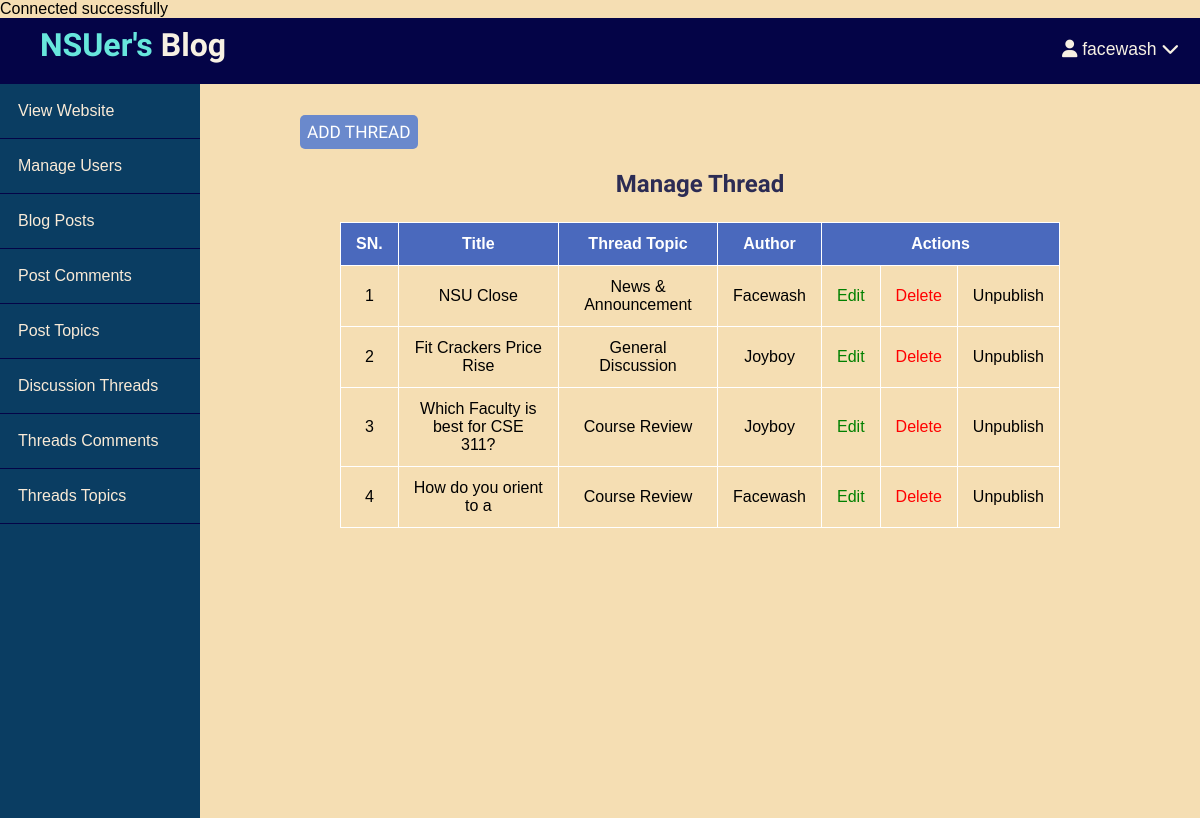
Page /Blog/admin/threads/index.php (signed in) on the committed database.
### tables this page shows
CREATE TABLE IF NOT EXISTS `threads` (
  `id` int(11) NOT NULL AUTO_INCREMENT,
  `user_id` int(11) NOT NULL,
  `thread_topic_id` int(11) NOT NULL,
  `title` varchar(255) NOT NULL,
  `body` text NOT NULL,
  `published` tinyint(4) NOT NULL,
  `created_at` datetime NOT NULL DEFAULT current_timestamp(),
  `update_at` datetime NOT NULL DEFAULT current_timestamp(),
  PRIMARY KEY (`id`),
  KEY `thread_topic_id` (`thread_topic_id`)
);

CREATE TABLE IF NOT EXISTS `thread_topics` (
  `id` int(11) NOT NULL AUTO_INCREMENT,
  `name` varchar(255) NOT NULL,
  `description` text NOT NULL,
  `created_at` datetime NOT NULL DEFAULT current_timestamp(),
  PRIMARY KEY (`id`)
);

CREATE TABLE IF NOT EXISTS `users` (
  `id` int(11) NOT NULL AUTO_INCREMENT,
  `admin` tinyint(4) NOT NULL,
  `username` varchar(255) NOT NULL,
  `email` varchar(255) NOT NULL,
  `password` varchar(255) NOT NULL,
  `first_name` varchar(50) NOT NULL,
  `last_name` varchar(50) NOT NULL,
  `profile_tagline` varchar(255) NOT NULL,
  `location` varchar(60) NOT NULL,
  `about_me` text NOT NULL,
  `fb_link` varchar(255) NOT NULL,
  `tw_link` varchar(255) NOT NULL,
  `lk_link` varchar(255) NOT NULL,
  `yt_link` varchar(255) NOT NULL,
  `created_at` datetime NOT NULL DEFAULT current_timestamp(),
  PRIMARY KEY (`id`),
  UNIQUE KEY `email` (`email`)
);

### Blog/app/database/db.php (called while the page is built, shortened)
<?php
require("connect.php");
function selectAll($table, $conditions = [])
{
    global $conn;
    $sql = "SELECT * FROM $table";
    if (empty($conditions)) {
        $statement = $conn->prepare($sql);
        $statement->execute();
        $records = $statement->get_result()->fetch_all(MYSQLI_ASSOC);
        return $records;
    }
}

### Blog/app/controllers/threads.php (called while the page is built, shortened)
<?php
include(ROOT_PATH . "/app/database/db.php");
$table = 'threads';
$thread_topics = selectAll('thread_topics');
$threads = selectAll($table);

### Blog/admin/threads/index.php (the view, shortened to what this page needs)
<?php
include(ROOT_PATH . '/app/controllers/threads.php');
$users = selectAll('users');
?>
<!DOCTYPE html>
<html lang="en">
<head>
    <link rel="stylesheet" href="../../assets/css/style.css">
    <link rel="stylesheet" href="../../assets/css/admin.css">
</head>
<body>
    <?php include(ROOT_PATH . "/app/includes/adminHeader.php"); ?>
    <div class="admin-wrapper">
        <?php include(ROOT_PATH . "/app/includes/adminSidebar.php"); ?>
        <div class="admin-content">
            <div class="bnt-group">
                <a href="create.php" class="btn btn-big">Add Thread</a>
            </div>
            <div class="content">
                <h2 class="page-title">Manage Thread</h2>
                <table>
                    <thead>
                        <th>SN.</th>
                        <th>Title</th>
                        <th>Thread Topic</th>
                        <th>Author</th>
                        <th colspan="3">Actions</th>
                    </thead>
                    <tbody>
                    <tbody>
                        <?php foreach ($threads as $key => $thread) : ?>
                            <tr>
                                <td>
                                    <?php echo $key + 1 ?>
                                </td>
                                <td>
                                    <?php echo $thread['title'] ?>
                                </td>
                                <?php foreach ($thread_topics as $key => $topic) :  ?>
                                    <?php if ($thread['thread_topic_id'] == $topic['id']) : ?>
                                        <td>
                                            <?php echo $topic['name'] ?>
                                        </td>
                                    <?php endif; ?>
                                <?php endforeach; ?>
                                <?php foreach ($users as $key => $user) :  ?>
                                    <?php if ($thread['user_id'] == $user['id']) : ?>
                                        <td>
                                            <?php echo ucfirst($user['username']); ?>
                                        </td>
                                    <?php endif; ?>
                                <?php endforeach; ?>
                                <td>
                                    <a href="edit.php?id=<?php echo $thread['id']; ?>" class="edit">
                                        Edit
                                    </a>
                                </td>
                                <td>
                                    <a href="index.php?del_id=<?php echo $thread['id'] ?>" class="delete">
                                        Delete
                                    </a>
                                </td>
                                <?php if ($thread['published']) : ?>
                                    <td>
                                        <a href="edit.php?published=0&t_id=<?php echo $thread['id'] ?>" class="unpublish">
                                            Unpublish
                                        </a>
                                    </td>
                                <?php endif; ?>
                            </tr>
                        <?php endforeach; ?>
                    </tbody>
                    </tbody>
                </table>
            </div>
        </div>
    </div>
</body>
</html>

### Blog/assets/css/style.css (style rules this page uses)
* { box-sizing: border-box; }
html, body { height: 100%; padding: 0px; margin: 0px; background: wheat; font-family: Arial, Helvetica, sans-serif; }
h1, h2, h3, h4, h5, h6 { font-family: "Trirong", serif; color: #2c2c54; margin: 5px; }
a { text-decoration: none; color: inherit; }
.btn { padding: 0.2rem 0.5rem; background: #6a89cc; color: #0c2461; border: 1px solid transparent; border-radius: 0.25rem; font-size: 1.08em; font-family: "Trirong", serif; }
.btn-big { padding: 0.5rem 1.1rem; line-height: 1rem; width: 100%; }
.content { width: 90%; margin: 30px auto 30px; margin-bottom: 100px; }
table { border-collapse: collapse; width: 100%; }
table td, table th { padding: 12px 15px; border: 1px solid white; text-align: center; font-size: 16px; }
table th { background-color: #4a69bd; color: white; }
.edit { color: green; }
.delete { color: red; }
.btn { background: #6a89cc; text-align: center; padding: 6px; border-radius: 5px; color: #fff; cursor: pointer; text-transform: uppercase; }

### Blog/assets/css/admin.css (style rules this page uses)
.admin-wrapper { display: flex; height: calc(100% - 66px); }
.admin-wrapper .admin-content { flex: 8; height: 100%; padding: 40px 100px 100px; overflow-y: scroll; }
.admin-content .page-title { text-align: center; margin-bottom: 1.5rem; }
table { width: 100%; border-collapse: collapse; font-size: 1.1rem; }
th, td { padding: 15px; text-align: left; border-bottom: 1px solid white; }
.edit { color: green; }
.delete { color: red; }

### rows in the picture
threads: title "NSU Close"
thread_topics: name "News & Announcement"
users: username "Facewash"
threads: title "Fit Crackers Price Rise"
thread_topics: name "General Discussion"
users: username "Joyboy"
threads: title "Which Faculty is best for CSE 311?"
thread_topics: name "Course Review"
threads: title "How do you orient to a"

### other values in the picture
$_SESSION['username'] "facewash"
